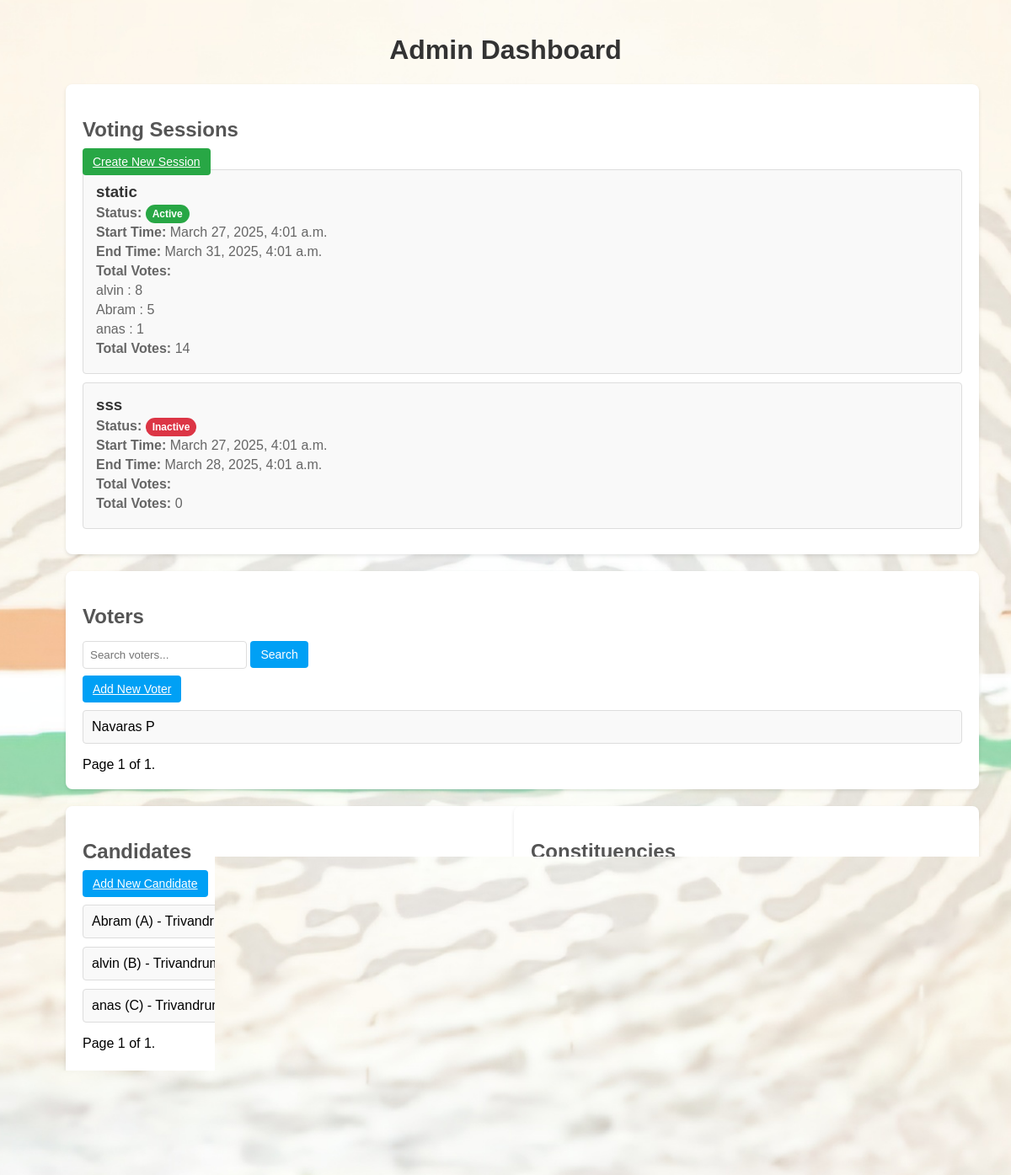
The page /dashboard/ (signed in) on the database its author committed.
### manager/models.py (models this page shows, shortened)
class VotingSession(models.Model):
    name = models.CharField(max_length=100)
    constituency = models.ForeignKey(Constituency, on_delete=models.CASCADE, null=True, blank=True)
    start_time = models.DateTimeField()
    end_time = models.DateTimeField()
    status = models.CharField(
        max_length=10,
        choices=[('Active', 'Active'), ('Inactive', 'Inactive')],
        default='Inactive'
    )
    voted_users = models.ManyToManyField(Voter, blank=True)

class VoteCount(models.Model):
    session = models.ForeignKey(VotingSession, on_delete=models.CASCADE)
    candidate = models.ForeignKey(Candidate, on_delete=models.CASCADE)
    total_votes = models.PositiveIntegerField(default=0)
    class Meta:
        unique_together = ('session', 'candidate')

class Candidate(models.Model):
    name = models.CharField(max_length=100)
    image = models.ImageField(upload_to='candidate_images/', blank=True, null=True)
    party = models.CharField(max_length=100)
    constituency = models.ForeignKey(Constituency, on_delete=models.CASCADE, null=True, blank=True)

class Voter(models.Model):
    name = models.CharField(max_length=100)
    fingerprint_data = models.TextField()
    retina_data = models.TextField()
    is_registered = models.BooleanField(default=False)
    image = models.ImageField(upload_to='voter_images/', blank=True, null=True)
    address = models.TextField(blank=True, null=True)
    constituency = models.ForeignKey(Constituency, on_delete=models.CASCADE, null=True, blank=True)
    pin = models.CharField(max_length=10, blank=True, null=True)
    phone_number = models.CharField(max_length=15, blank=True, null=True)
    email = models.EmailField(blank=True, null=True)
    aadhaar_num = models.CharField(
        max_length=12,
        unique=True,
        validators=[
            MinLengthValidator(12),
            RegexValidator(r'^\d{12}$', 'Aadhaar number must be 12 digits.')
        ],
        blank=True,
        null=True
    )

class Constituency(models.Model):
    constituency = models.CharField(max_length=100, unique=True)
    def __str__(self):
        return self.constituency

### manager/views.py (the view)
# urls.py: path('dashboard/', views.dashboard, name='dashboard'),
@login_required
def dashboard(request):
    voters = Voter.objects.all()
    sessions = VotingSession.objects.all()
    candidates = Candidate.objects.all()
    constituencies = Constituency.objects.all()
    voter_paginator = Paginator(voters, 5)
    voter_page_number = request.GET.get('voter_page')
    voter_page_obj = voter_paginator.get_page(voter_page_number)
    session_paginator = Paginator(sessions, 3)
    session_page_number = request.GET.get('session_page')
    session_page_obj = session_paginator.get_page(session_page_number)
    candidate_paginator = Paginator(candidates, 5)
    candidate_page_number = request.GET.get('candidate_page')
    candidate_page_obj = candidate_paginator.get_page(candidate_page_number)
    constituency_paginator = Paginator(constituencies, 5)
    constituency_page_number = request.GET.get('constituency_page')
    constituency_page_obj = constituency_paginator.get_page(constituency_page_number)
    session_data = []
    for session in session_page_obj:
        candidates_data = VoteCount.objects.filter(session=session).order_by('-total_votes')
        total_votes = sum(candidate.total_votes for candidate in candidates_data)
        session_data.append({
            'session': session,
            'candidates_data': candidates_data,
            'total_votes': total_votes,
        })
    return render(request, 'dashboard.html', {
        'voter_page_obj': voter_page_obj,
        'session_page_obj': session_page_obj,
        'session_data': session_data,
        'candidate_page_obj': candidate_page_obj,
        'constituency_page_obj': constituency_page_obj,
    })

### templates/dashboard.html (shortened to what this page needs)
{% load static %}
<!DOCTYPE html>
<html lang="en">
<head>
</head>
<body>
    <h1>Admin Dashboard</h1>
    <div class="dashboard-container">
        <div class="dashboard-section">
            <h2>Voting Sessions</h2>
            <a href="{% url 'create_session' %}" class="btn btn-success">Create New Session</a>
            <div class="session-list">
                {% for data in session_data %}
                    <div class="session-tile">
                        <a href="{% url 'session_details' session_id=data.session.id %}" style="text-decoration: none; color: #00a0f5;">
                        <div class="session-info">
                            <h3>{{ data.session.name }}</h3>
                            <p><strong>Status:</strong>
                                <span class="status-badge {% if data.session.status == 'Active' %}active{% else %}inactive{% endif %}">
                                    {{ data.session.status }}
                                </span>
                            </p>
                            <p><strong>Start Time:</strong> {{ data.session.start_time }}</p>
                            <p><strong>End Time:</strong> {{ data.session.end_time }}</p>
                            <p><strong>Total Votes:</strong>
                                {% with total_votes=0 %}
                                {% for candidate_data in data.candidates_data %}
                                    <p>{{ candidate_data.candidate.name }} : {{ candidate_data.total_votes }}</p>
                                {% endfor %}
                                <p><strong>Total Votes:</strong> {{ data.total_votes }}</p>
                                {% endwith %}
                            </p>
                        </div>
                        </a>
                    </div>
                {% endfor %}
            </div>
        </div>
        <div class="dashboard-section">
            <h2>Voters</h2>
            <form method="get" action="." class="search-form">
                <input type="text" name="voter_search" placeholder="Search voters..." value="{{ request.GET.voter_search }}">
                <button type="submit" class="btn btn-primary">Search</button>
            </form>
            <a href="{% url 'add_voter' %}" class="btn btn-primary">Add New Voter</a>
            <ul class="voter-list">
                {% for voter in voter_page_obj %}
                    <li>
                        <span>{{ voter.name }}</span>
                    </li>
                {% endfor %}
            </ul>
            <div class="pagination">
                <span class="step-links">
                    <span class="current">
                        Page {{ voter_page_obj.number }} of {{ voter_page_obj.paginator.num_pages }}.
                    </span>
                </span>
            </div>
        </div>
        <div class="two-column-container">
            <div class="dashboard-section">
                <h2>Candidates</h2>
                <a href="{% url 'add_candidate' %}" class="btn btn-primary">Add New Candidate</a>
                <ul class="voter-list">
                    {% for candidate in candidate_page_obj %}
                        <li>
                            <span>{{ candidate.name }} ({{ candidate.party }}) - {{ candidate.constituency }}</span>
                        </li>
                    {% empty %}
                        <li>No candidates available.</li>
                    {% endfor %}
                </ul>
                <div class="pagination">
                    <span class="step-links">
                        <span class="current">
                            Page {{ candidate_page_obj.number }} of {{ candidate_page_obj.paginator.num_pages }}.
                        </span>
                    </span>
                </div>
            </div>
            <div class="dashboard-section">
                <h2>Constituencies</h2>
                <a href="{% url 'add_constituency' %}" class="btn btn-primary">Add New Constituency</a>
                <ul class="voter-list">
                    {% for constituency in constituency_page_obj %}
                        <li>
                            <span>{{ constituency.constituency }}</span>
                        </li>
                    {% empty %}
                        <li>No constituencies available.</li>
                    {% endfor %}
                </ul>
                <div class="pagination">
                    <span class="step-links">
                        <span class="current">
                            Page {{ constituency_page_obj.number }} of {{ constituency_page_obj.paginator.num_pages }}.
                        </span>
                        {% if constituency_page_obj.has_next %}
                            <a href="?constituency_page={{ constituency_page_obj.next_page_number }}" class="btn btn-primary">next</a>
                            <a href="?constituency_page={{ constituency_page_obj.paginator.num_pages }}" class="btn btn-primary">last &raquo;</a>
                        {% endif %}
                    </span>
                </div>
            </div>
        </div>
    </div>
</body>
</html>

### rows shown on the page
VotingSession: session.name "static", session.status "Active", session.start_time "March 27, 2025, 4:01 a.m.", session.end_time "March 31, 2025, 4:01 a.m.", total_votes "14"
VoteCount: candidate.name "alvin", total_votes "8"
VoteCount: candidate.name "Abram", total_votes "5"
VoteCount: candidate.name "anas", total_votes "1"
VotingSession: session.name "sss", session.status "Inactive", session.start_time "March 27, 2025, 4:01 a.m.", session.end_time "March 28, 2025, 4:01 a.m.", total_votes "0"
Voter: name "Navaras P"
Candidate: name "Abram", party "A", constituency "Trivandrum"
Candidate: name "alvin", party "B", constituency "Trivandrum"
Candidate: name "anas", party "C", constituency "Trivandrum"
Constituency: constituency "Trivandrum"
Constituency: constituency "Kollam"
Constituency: constituency "Kannur"
Constituency: constituency "wayanad"
Constituency: constituency "malappuram"

### other values the page prints
{{ voter_page_obj.number }} "1"
{{ voter_page_obj.paginator.num_pages }} "1"
{{ candidate_page_obj.number }} "1"
{{ candidate_page_obj.paginator.num_pages }} "1"
{{ constituency_page_obj.number }} "1"
